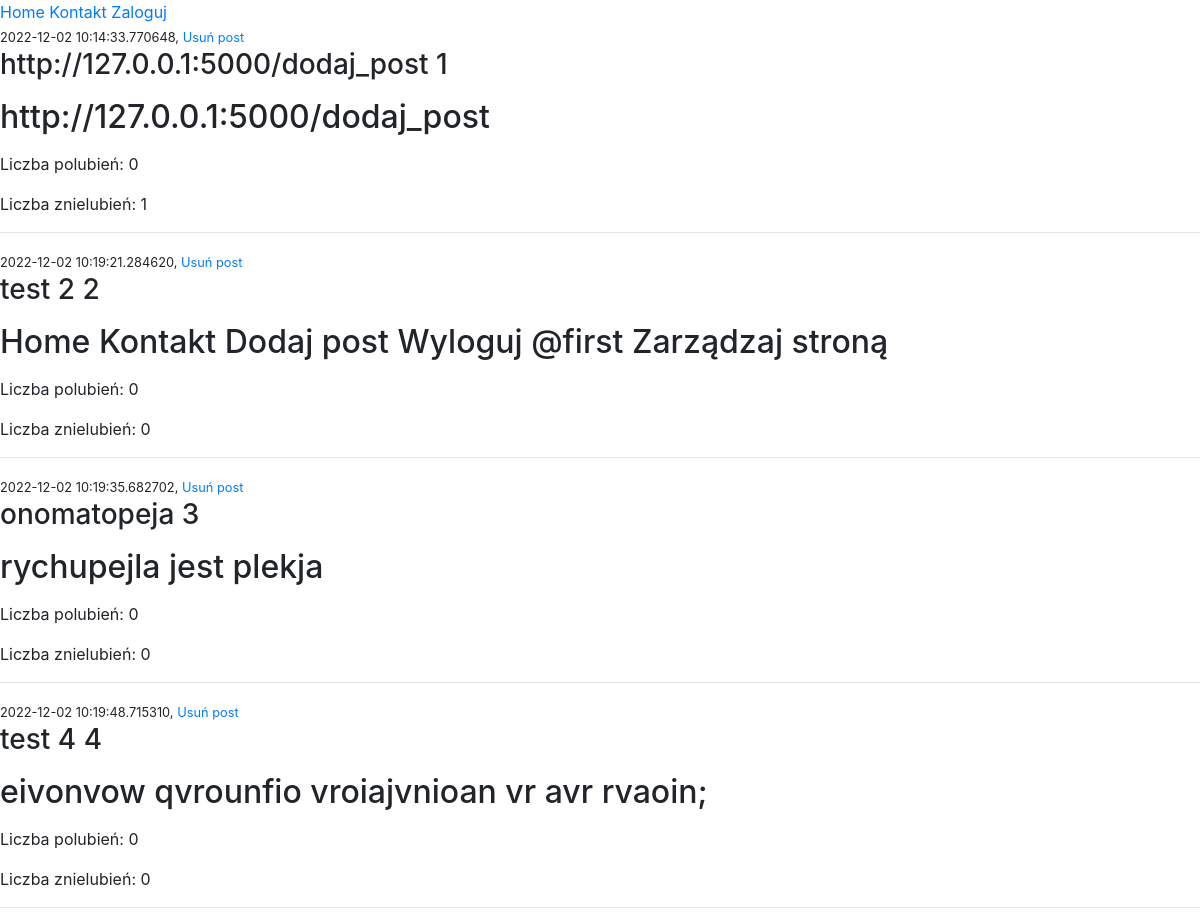
Before: / with the older database file.
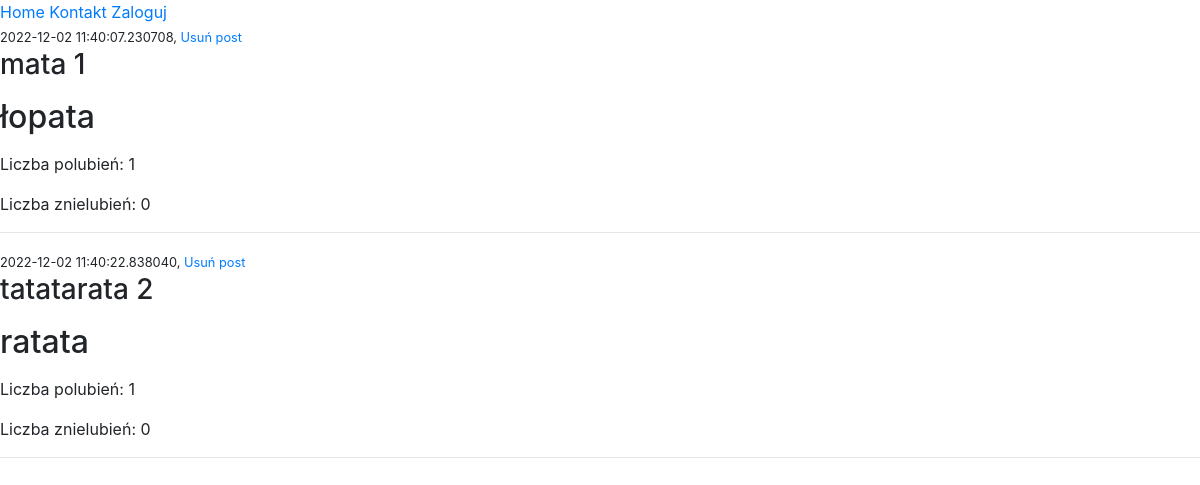
After: the same page with the newer database file.
### kwiaciarnia/models.py (models this page shows, shortened)
class Posts(db.Model):
    id = db.Column(db.Integer(), primary_key=True)
    title = db.Column(db.String(length=128))
    body = db.Column(db.Text())
    added = db.Column(db.DateTime(), default=datetime.datetime.now())
    likes = db.Column(db.Integer(), default=0)
    dislikes = db.Column(db.Integer(), default=0)

### kwiaciarnia/routes.py (the view)
@app.route("/")
def home():
    all_posts = Posts.query.all()
    likes = Post_likes()
    dislike = Post_dislikes()
    like_status = True
    dislike_status = True
    posts = Posts()
    if not current_user.is_anonymous:
        if Post_likes.query.filter_by(user_like=current_user.id).first():
            like_status = True
        if Post_dislikes.query.filter_by(user_dislike=current_user.id).first():
            dislike_status = True
    else:
        pass
    return render_template('index.html', all_posts=all_posts, likes=likes, dislike=dislike, posts=posts, like_status=like_status, dislike_status=dislike_status)

### kwiaciarnia/templates/index.html (shortened to what this page needs)
{% extends 'base.html' %}
{% block content %}
<div>
    {% include 'includes/feed.html' %}
</div>
{% endblock %}

### kwiaciarnia/templates/includes/feed.html (shortened to what this page needs)
<div>
    {% for post in all_posts %}
        <small>{{post.added}}, <a href="{{ url_for('delete_post', id=post.id ) }}">Usuń post</a></small>
        <h3>{{post.title}}  {{post.id}}</h3>
        <p><h2>{{post.body}}</h2></p>
        <div class="buttons">
            <p>Liczba polubień: {{likes.query.filter_by(post_like=post.id).count()}}</p>
        </div>
        <div>
            <p>Liczba znielubień: {{dislike.query.filter_by(post_dislike=post.id).count()}}</p>
        </div>
        <hr>
    {% endfor %}
</div>

Changed rows visible on the page:
removed Posts: added "2022-12-02 10:19:35.682702", title "onomatopeja", id "3", body "rychupejla jest plekja", query.filter_by "0"
removed Posts: added "2022-12-02 10:19:48.715310", title "test 4", id "4", body "eivonvow qvrounfio vroiajvnioan vr avr rvaoin;", query.filter_by "0"
changed Posts id 1: added "2022-12-02 10:14:33.770648" → "2022-12-02 11:40:07.230708"; title "http://127.0.0.1:5000/dodaj_post" → "mata"; body "http://127.0.0.1:5000/dodaj_post" → "łopata"; query.filter_by "0" → "1"; query.filter_by "1" → "0"
changed Posts id 2: added "2022-12-02 10:19:21.284620" → "2022-12-02 11:40:22.838040"; title "test 2" → "tatatarata"; body "Home Kontakt Dodaj post Wyloguj @first Zarządzaj stroną" → "ratata"; query.filter_by "0" → "1"
